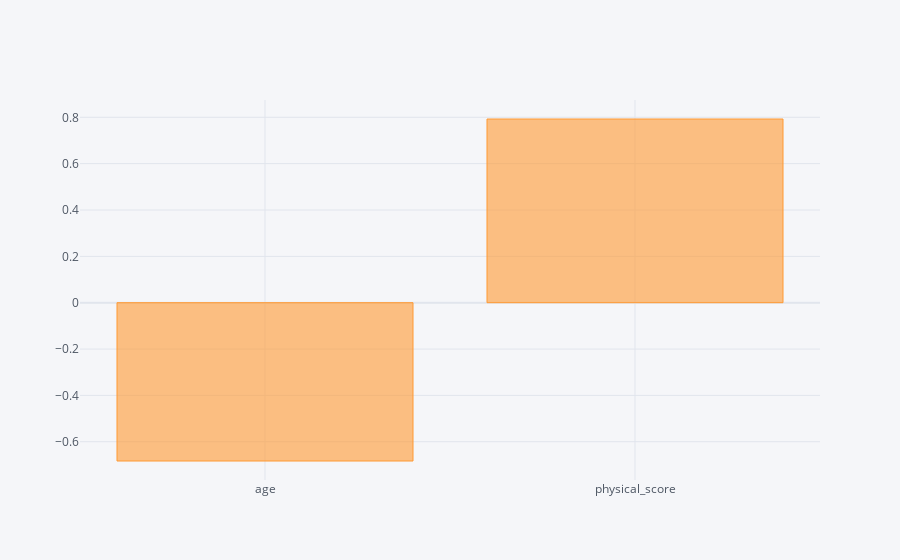

Notebook code cell kept with this figure:
### Code cell
df.corr()['test_result'][:-1].sort_values().iplot(kind='bar')

### Figure 1 — Plotly figure (JSON) as saved in the notebook; plotly's stock layout.template omitted (floating-point values rounded to 4 significant figures)
{"data": [{"marker": {"color": "rgba(255, 153, 51, 0.6)", "line": {"color": "rgba(255, 153, 51, 1.0)", "width": 1}}, "name": "test_result", "orientation": "v", "text": "", "type": "bar", "x": ["age", "physical_score"], "y": [-0.6832, 0.7927]}], "layout": {"legend": {"bgcolor": "#F5F6F9", "font": {"color": "#4D5663"}}, "paper_bgcolor": "#F5F6F9", "plot_bgcolor": "#F5F6F9", "title": {"font": {"color": "#4D5663"}}, "xaxis": {"gridcolor": "#E1E5ED", "showgrid": true, "tickfont": {"color": "#4D5663"}, "title": {"font": {"color": "#4D5663"}, "text": ""}, "zerolinecolor": "#E1E5ED"}, "yaxis": {"gridcolor": "#E1E5ED", "showgrid": true, "tickfont": {"color": "#4D5663"}, "title": {"font": {"color": "#4D5663"}, "text": ""}, "zerolinecolor": "#E1E5ED"}}}
